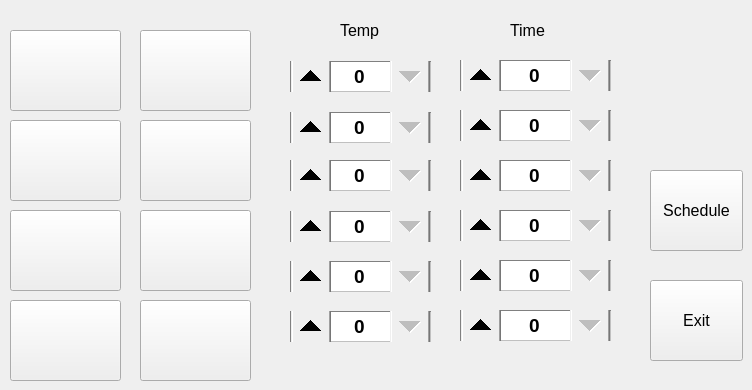
    <widget class="QWidget" name="RecipeTab">
     <attribute name="title">
      <string>Recipe</string>
     </attribute>
     <widget class="QSpinBox" name="Rest5Time">
      <property name="geometry">
       <rect>
        <x>460</x>
        <y>260</y>
        <width>151</width>
        <height>31</height>
       </rect>
      </property>
      <property name="font">
       <font>
        <pointsize>14</pointsize>
        <weight>75</weight>
        <bold>true</bold>
       </font>
      </property>
      <property name="styleSheet">
       <string notr="true">QSpinBox { border: 1px inset grey; } 
QSpinBox::up-button { subcontrol-position: left; width: 40px; height: 35px;}
QSpinBox::down-button { subcontrol-position: right; width: 40px; height: 35px;}</string>
      </property>
      <property name="alignment">
       <set>Qt::AlignCenter</set>
      </property>
      <property name="specialValueText">
       <string/>
      </property>
      <property name="maximum">
       <number>120</number>
      </property>
      <property name="value">
       <number>0</number>
      </property>
     </widget>
     <widget class="QSpinBox" name="Rest6Temp">
      <property name="geometry">
       <rect>
        <x>290</x>
        <y>311</y>
        <width>141</width>
        <height>31</height>
       </rect>
      </property>
      <property name="font">
       <font>
        <pointsize>14</pointsize>
        <weight>75</weight>
        <bold>true</bold>
       </font>
      </property>
      <property name="styleSheet">
       <string notr="true">QSpinBox { border: 1px inset grey; } 
QSpinBox::up-button { subcontrol-position: left; width: 40px; height: 35px;}
QSpinBox::down-button { subcontrol-position: right; width: 40px; height: 35px;}</string>
      </property>
      <property name="alignment">
       <set>Qt::AlignCenter</set>
      </property>
      <property name="specialValueText">
       <string/>
      </property>
      <property name="maximum">
       <number>200</number>
      </property>
      <property name="value">
       <number>0</number>
      </property>
     </widget>
     <widget class="QLabel" name="label_9">
      <property name="geometry">
       <rect>
        <x>340</x>
        <y>20</y>
        <width>55</width>
        <height>21</height>
       </rect>
      </property>
      <property name="font">
       <font>
        <pointsize>12</pointsize>
       </font>
      </property>
      <property name="text">
       <string>Temp</string>
      </property>
     </widget>
     <widget class="QPushButton" name="ExitButtonRecipe">
      <property name="geometry">
       <rect>
        <x>650</x>
        <y>280</y>
        <width>93</width>
        <height>81</height>
       </rect>
      </property>
      <property name="font">
       <font>
        <pointsize>12</pointsize>
       </font>
      </property>
      <property name="text">
       <string>Exit</string>
      </property>
     </widget>
     <widget class="QSpinBox" name="Rest2Temp">
      <property name="geometry">
       <rect>
        <x>290</x>
        <y>112</y>
        <width>141</width>
        <height>31</height>
       </rect>
      </property>
      <property name="font">
       <font>
        <pointsize>14</pointsize>
        <weight>75</weight>
        <bold>true</bold>
       </font>
      </property>
      <property name="styleSheet">
       <string notr="true">QSpinBox { border: 1px inset grey; } 
QSpinBox::up-button { subcontrol-position: left; width: 40px; height: 35px;}
QSpinBox::down-button { subcontrol-position: right; width: 40px; height: 35px;}</string>
      </property>
      <property name="alignment">
       <set>Qt::AlignCenter</set>
      </property>
      <property name="specialValueText">
       <string/>
      </property>
      <property name="maximum">
       <number>200</number>
      </property>
      <property name="value">
       <number>0</number>
      </property>
     </widget>
     <widget class="QSpinBox" name="Rest4Time">
      <property name="geometry">
       <rect>
        <x>460</x>
        <y>210</y>
        <width>151</width>
        <height>31</height>
       </rect>
      </property>
      <property name="font">
       <font>
        <pointsize>14</pointsize>
        <weight>75</weight>
        <bold>true</bold>
       </font>
      </property>
      <property name="styleSheet">
       <string notr="true">QSpinBox { border: 1px inset grey; } 
QSpinBox::up-button { subcontrol-position: left; width: 40px; height: 35px;}
QSpinBox::down-button { subcontrol-position: right; width: 40px; height: 35px;}</string>
      </property>
      <property name="alignment">
       <set>Qt::AlignCenter</set>
      </property>
      <property name="specialValueText">
       <string/>
      </property>
      <property name="maximum">
       <number>120</number>
      </property>
      <property name="value">
       <number>0</number>
      </property>
     </widget>
     <widget class="QSpinBox" name="Rest4Temp">
      <property name="geometry">
       <rect>
        <x>290</x>
        <y>211</y>
        <width>141</width>
        <height>31</height>
       </rect>
      </property>
      <property name="font">
       <font>
        <pointsize>14</pointsize>
        <weight>75</weight>
        <bold>true</bold>
       </font>
      </property>
      <property name="styleSheet">
       <string notr="true">QSpinBox { border: 1px inset grey; } 
QSpinBox::up-button { subcontrol-position: left; width: 40px; height: 35px;}
QSpinBox::down-button { subcontrol-position: right; width: 40px; height: 35px;}</string>
      </property>
      <property name="alignment">
       <set>Qt::AlignCenter</set>
      </property>
      <property name="specialValueText">
       <string/>
      </property>
      <property name="maximum">
       <number>200</number>
      </property>
      <property name="value">
       <number>0</number>
      </property>
     </widget>
     <widget class="QSpinBox" name="Rest6Time">
      <property name="geometry">
       <rect>
        <x>460</x>
        <y>310</y>
        <width>151</width>
        <height>31</height>
       </rect>
      </property>
      <property name="font">
       <font>
        <pointsize>14</pointsize>
        <weight>75</weight>
        <bold>true</bold>
       </font>
      </property>
      <property name="styleSheet">
       <string notr="true">QSpinBox { border: 1px inset grey; } 
QSpinBox::up-button { subcontrol-position: left; width: 40px; height: 35px;}
QSpinBox::down-button { subcontrol-position: right; width: 40px; height: 35px;}</string>
      </property>
      <property name="alignment">
       <set>Qt::AlignCenter</set>
      </property>
      <property name="specialValueText">
       <string/>
      </property>
      <property name="maximum">
       <number>120</number>
      </property>
      <property name="value">
       <number>0</number>
      </property>
     </widget>
     <widget class="QLabel" name="label_10">
      <property name="geometry">
       <rect>
        <x>510</x>
        <y>20</y>
        <width>55</width>
        <height>21</height>
       </rect>
      </property>
      <property name="font">
       <font>
        <pointsize>12</pointsize>
       </font>
      </property>
      <property name="text">
       <string>Time</string>
      </property>
     </widget>
     <widget class="QSpinBox" name="Rest2Time">
      <property name="geometry">
       <rect>
        <x>460</x>
        <y>110</y>
        <width>151</width>
        <height>31</height>
       </rect>
      </property>
      <property name="font">
       <font>
        <pointsize>14</pointsize>
        <weight>75</weight>
        <bold>true</bold>
       </font>
      </property>
      <property name="styleSheet">
       <string notr="true">QSpinBox { border: 1px inset grey; } 
QSpinBox::up-button { subcontrol-position: left; width: 40px; height: 35px;}
QSpinBox::down-button { subcontrol-position: right; width: 40px; height: 35px;}</string>
      </property>
      <property name="alignment">
       <set>Qt::AlignCenter</set>
      </property>
      <property name="specialValueText">
       <string/>
      </property>
      <property name="maximum">
       <number>120</number>
      </property>
      <property name="value">
       <number>0</number>
      </property>
     </widget>
     <widget class="QSpinBox" name="Rest1Temp">
      <property name="geometry">
       <rect>
        <x>290</x>
        <y>61</y>
        <width>141</width>
        <height>31</height>
       </rect>
      </property>
      <property name="font">
       <font>
        <pointsize>14</pointsize>
        <weight>75</weight>
        <bold>true</bold>
       </font>
      </property>
      <property name="styleSheet">
       <string notr="true">QSpinBox { border: 1px inset grey; } 
QSpinBox::up-button { subcontrol-position: left; width: 40px; height: 35px;}
QSpinBox::down-button { subcontrol-position: right; width: 40px; height: 35px;}</string>
      </property>
      <property name="alignment">
       <set>Qt::AlignCenter</set>
      </property>
      <property name="specialValueText">
       <string/>
      </property>
      <property name="maximum">
       <number>200</number>
      </property>
      <property name="value">
       <number>0</number>
      </property>
     </widget>
     <widget class="QPushButton" name="BrewButton">
      <property name="geometry">
       <rect>
        <x>650</x>
        <y>170</y>
        <width>93</width>
        <height>81</height>
       </rect>
      </property>
      <property name="font">
       <font>
        <pointsize>12</pointsize>
       </font>
      </property>
      <property name="text">
       <string>Schedule</string>
      </property>
     </widget>
     <widget class="QSpinBox" name="Rest3Temp">
      <property name="geometry">
       <rect>
        <x>290</x>
        <y>160</y>
        <width>141</width>
        <height>31</height>
       </rect>
      </property>
      <property name="font">
       <font>
        <pointsize>14</pointsize>
        <weight>75</weight>
        <bold>true</bold>
       </font>
      </property>
      <property name="styleSheet">
       <string notr="true">QSpinBox { border: 1px inset grey; } 
QSpinBox::up-button { subcontrol-position: left; width: 40px; height: 35px;}
QSpinBox::down-button { subcontrol-position: right; width: 40px; height: 35px;}</string>
      </property>
      <property name="alignment">
       <set>Qt::AlignCenter</set>
      </property>
      <property name="specialValueText">
       <string/>
      </property>
      <property name="maximum">
       <number>200</number>
      </property>
      <property name="value">
       <number>0</number>
      </property>
     </widget>
     <widget class="QSpinBox" name="Rest3Time">
      <property name="geometry">
       <rect>
        <x>460</x>
        <y>160</y>
        <width>151</width>
        <height>31</height>
       </rect>
      </property>
      <property name="font">
       <font>
        <pointsize>14</pointsize>
        <weight>75</weight>
        <bold>true</bold>
       </font>
      </property>
      <property name="styleSheet">
       <string notr="true">QSpinBox { border: 1px inset grey; } 
QSpinBox::up-button { subcontrol-position: left; width: 40px; height: 35px;}
QSpinBox::down-button { subcontrol-position: right; width: 40px; height: 35px;}</string>
      </property>
      <property name="alignment">
       <set>Qt::AlignCenter</set>
      </property>
      <property name="specialValueText">
       <string/>
      </property>
      <property name="maximum">
       <number>120</number>
      </property>
      <property name="value">
       <number>0</number>
      </property>
     </widget>
     <widget class="QSpinBox" name="Rest5Temp">
      <property name="geometry">
       <rect>
        <x>290</x>
        <y>261</y>
        <width>141</width>
        <height>31</height>
       </rect>
      </property>
      <property name="font">
       <font>
        <pointsize>14</pointsize>
        <weight>75</weight>
        <bold>true</bold>
       </font>
      </property>
      <property name="styleSheet">
       <string notr="true">QSpinBox { border: 1px inset grey; } 
QSpinBox::up-button { subcontrol-position: left; width: 40px; height: 35px;}
QSpinBox::down-button { subcontrol-position: right; width: 40px; height: 35px;}</string>
      </property>
      <property name="alignment">
       <set>Qt::AlignCenter</set>
      </property>
      <property name="specialValueText">
       <string/>
      </property>
      <property name="maximum">
       <number>200</number>
      </property>
      <property name="value">
       <number>0</number>
      </property>
     </widget>
     <widget class="QSpinBox" name="Rest1Time">
      <property name="geometry">
       <rect>
        <x>460</x>
        <y>60</y>
        <width>151</width>
        <height>31</height>
       </rect>
      </property>
      <property name="font">
       <font>
        <pointsize>14</pointsize>
        <weight>75</weight>
        <bold>true</bold>
       </font>
      </property>
      <property name="styleSheet">
       <string notr="true">QSpinBox { border: 1px inset grey; } 
QSpinBox::up-button { subcontrol-position: left; width: 40px; height: 35px;}
QSpinBox::down-button { subcontrol-position: right; width: 40px; height: 35px;}</string>
      </property>
      <property name="alignment">
       <set>Qt::AlignCenter</set>
      </property>
      <property name="specialValueText">
       <string/>
      </property>
      <property name="maximum">
       <number>999</number>
      </property>
      <property name="value">
       <number>0</number>
      </property>
     </widget>
     <widget class="QPushButton" name="Rest1Button">
      <property name="geometry">
       <rect>
        <x>10</x>
        <y>30</y>
        <width>111</width>
        <height>81</height>
       </rect>
      </property>
      <property name="font">
       <font>
        <weight>75</weight>
        <bold>true</bold>
       </font>
      </property>
      <property name="text">
       <string/>
      </property>
      <property name="checkable">
       <bool>true</bool>
      </property>
      <property name="checked">
       <bool>false</bool>
      </property>
     </widget>
     <widget class="QPushButton" name="Rest2Button">
      <property name="geometry">
       <rect>
        <x>10</x>
        <y>120</y>
        <width>111</width>
        <height>81</height>
       </rect>
      </property>
      <property name="font">
       <font>
        <weight>75</weight>
        <bold>true</bold>
       </font>
      </property>
      <property name="text">
       <string/>
      </property>
      <property name="checkable">
       <bool>true</bool>
      </property>
     </widget>
     <widget class="QPushButton" name="Rest3Button">
      <property name="geometry">
       <rect>
        <x>10</x>
        <y>210</y>
        <width>111</width>
        <height>81</height>
       </rect>
      </property>
      <property name="font">
       <font>
        <weight>75</weight>
        <bold>true</bold>
       </font>
      </property>
      <property name="text">
       <string/>
      </property>
      <property name="checkable">
       <bool>true</bool>
      </property>
     </widget>
     <widget class="QPushButton" name="Rest4Button">
      <property name="geometry">
       <rect>
        <x>10</x>
        <y>300</y>
        <width>111</width>
        <height>81</height>
       </rect>
      </property>
      <property name="font">
       <font>
        <weight>75</weight>
        <bold>true</bold>
       </font>
      </property>
      <property name="text">
       <string/>
      </property>
      <property name="checkable">
       <bool>true</bool>
      </property>
     </widget>
     <widget class="QPushButton" name="Rest5Button">
      <property name="geometry">
       <rect>
        <x>140</x>
        <y>30</y>
        <width>111</width>
        <height>81</height>
       </rect>
      </property>
      <property name="font">
       <font>
        <weight>75</weight>
        <bold>true</bold>
       </font>
      </property>
      <property name="text">
       <string/>
      </property>
      <property name="checkable">
       <bool>true</bool>
      </property>
      <property name="checked">
       <bool>false</bool>
      </property>
     </widget>
     <widget class="QPushButton" name="Rest6Button">
      <property name="geometry">
       <rect>
        <x>140</x>
        <y>120</y>
        <width>111</width>
        <height>81</height>
       </rect>
      </property>
      <property name="font">
       <font>
        <weight>75</weight>
        <bold>true</bold>
       </font>
      </property>
      <property name="text">
       <string/>
      </property>
      <property name="checkable">
       <bool>true</bool>
      </property>
      <property name="checked">
       <bool>false</bool>
      </property>
     </widget>
     <widget class="QPushButton" name="Rest7Button">
      <property name="geometry">
       <rect>
        <x>140</x>
        <y>210</y>
        <width>111</width>
        <height>81</height>
       </rect>
      </property>
      <property name="font">
       <font>
        <weight>75</weight>
        <bold>true</bold>
       </font>
      </property>
      <property name="text">
       <string/>
      </property>
      <property name="checkable">
       <bool>true</bool>
      </property>
      <property name="checked">
       <bool>false</bool>
      </property>
     </widget>
     <widget class="QPushButton" name="Rest8Button">
      <property name="geometry">
       <rect>
        <x>140</x>
        <y>300</y>
        <width>111</width>
        <height>81</height>
       </rect>
      </property>
      <property name="font">
       <font>
        <weight>75</weight>
        <bold>true</bold>
       </font>
      </property>
      <property name="text">
       <string/>
      </property>
      <property name="checkable">
       <bool>true</bool>
      </property>
      <property name="checked">
       <bool>false</bool>
      </property>
     </widget>
    </widget>
